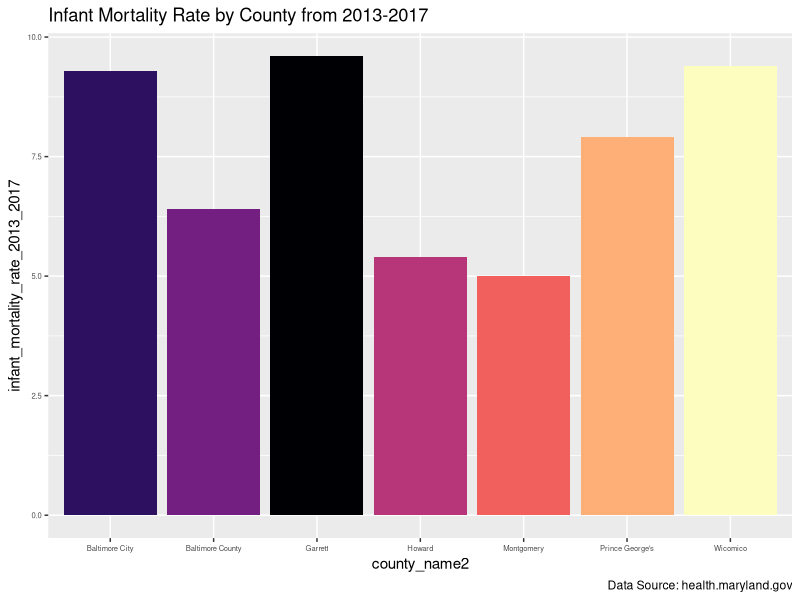
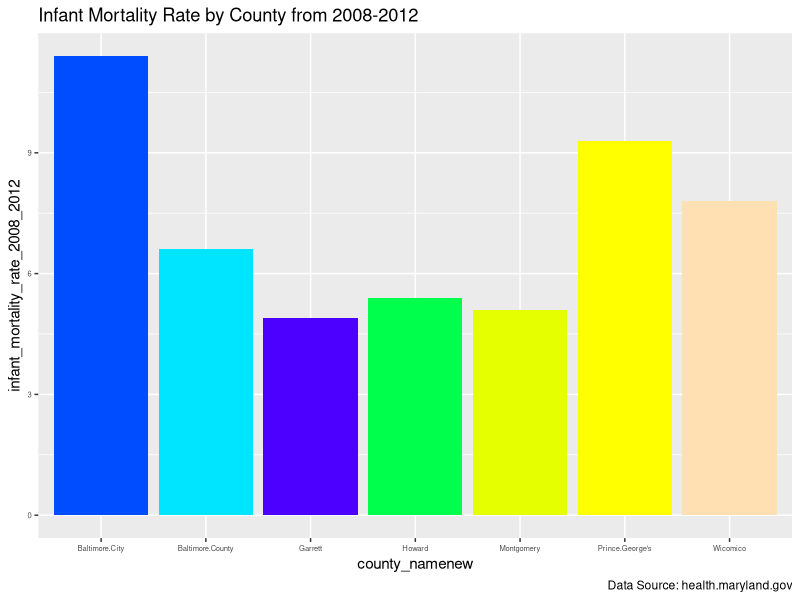

Source code (R) for these figures, in order: (Note: this script raises an error after producing the figures.)
#Infant deaths by MD county
county.data2 <- data.frame(
  county_id2 = c(1:7),
  county_name2 = c("Garrett", "Baltimore City", "Baltimore County", "Howard", "Montgomery", "Prince George's", "Wicomico"),
  infant_mortality_rate_2013_2017 = c(9.6, 9.3, 6.4, 5.4, 5.0, 7.9, 9.4)
)


infant_death_county17 <-county.data2

#order data before plotting
library(tidyverse)
library(viridis)
require(dplyr)
infant_death_county17 %>% arrange(infant_mortality_rate_2013_2017)

#Create a bar graph of data frame for infant mortality years 2013-2017
library(tidyverse)
require(dplyr)
infant_death_county17 %>% arrange(infant_mortality_rate_2013_2017)
library(ggplot2)

ggplot(county.data2) +
  geom_col(aes(x = county_name2, y = infant_mortality_rate_2013_2017), fill = magma(7)) +
  theme(axis.text = element_text(size = 5.5)) +
  labs(title = "Infant Mortality Rate by County from 2013-2017",
       caption = "Data Source: health.maryland.gov")





#Create the second data frame
county.newdata2 <- data.frame(
  county_idnew = c(8:14),
  county_namenew = c("Garrett", "Baltimore.City", "Baltimore.County", "Howard", "Montgomery", "Prince.George's", "Wicomico"),
  infant_mortality_rate_2008_2012 = c(4.9, 11.4, 6.6, 5.4, 5.1, 9.3, 7.8)
)


infant_death_county12 <-county.newdata2

#order data before plotting
library(tidyverse)
require(dplyr)
infant_death_county12 %>% arrange(infant_mortality_rate_2008_2012)

#Create a bar graph of data frame for infant mortality years 2008 to 2012
library(tidyverse)
require(dplyr)
infant_death_county12 %>% arrange(infant_mortality_rate_2008_2012)
library(ggplot2)

ggplot(county.newdata2) +
  geom_col(aes(x = county_namenew, y = infant_mortality_rate_2008_2012), fill = topo.colors(7)) +
  theme(axis.text = element_text(size = 5.5)) +
  labs(title = "Infant Mortality Rate by County from 2008-2012",
       caption = "Data Source: health.maryland.gov")




#Bind two data frames
county.finaldata <- rbind(county.data, county.newdata)
print(county.finaldata)



